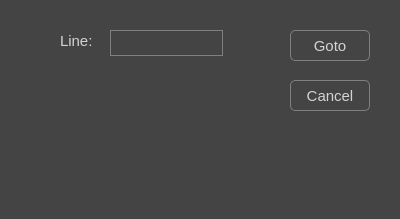
<?xml version="1.0" encoding="UTF-8"?>
<ui version="4.0">
 <class>UIGotoLineDialog</class>
 <widget class="QDialog" name="UIGotoLineDialog">
  <property name="geometry">
   <rect>
    <x>0</x>
    <y>0</y>
    <width>400</width>
    <height>219</height>
   </rect>
  </property>
  <property name="windowTitle">
   <string>Goto Line</string>
  </property>
  <property name="styleSheet">
   <string notr="true">color: lightGray; background-color: rgb(68, 68, 68); font: 11pt;</string>
  </property>
  <widget class="QLabel" name="labelGotoLine">
   <property name="geometry">
    <rect>
     <x>60</x>
     <y>30</y>
     <width>41</width>
     <height>21</height>
    </rect>
   </property>
   <property name="styleSheet">
    <string notr="true">background-color: transparent;</string>
   </property>
   <property name="text">
    <string>Line:</string>
   </property>
  </widget>
  <widget class="QLineEdit" name="lineEditGotoLine">
   <property name="geometry">
    <rect>
     <x>110</x>
     <y>30</y>
     <width>113</width>
     <height>26</height>
    </rect>
   </property>
   <property name="styleSheet">
    <string notr="true">border: 1px solid gray; selection-color: lightGray</string>
   </property>
  </widget>
  <widget class="QPushButton" name="pushButtonOk">
   <property name="geometry">
    <rect>
     <x>290</x>
     <y>30</y>
     <width>80</width>
     <height>31</height>
    </rect>
   </property>
   <property name="styleSheet">
    <string notr="true">QPushButton{border: 1px solid gray;border-radius:5px;} QPushButton:hover{ border-color: lightgray; background-color: rgb(54, 54, 54);} QPushButton:pressed{ background-color: rgb(28, 28, 28); }</string>
   </property>
   <property name="text">
    <string>Goto</string>
   </property>
  </widget>
  <widget class="QPushButton" name="pushButtonCacel">
   <property name="geometry">
    <rect>
     <x>290</x>
     <y>80</y>
     <width>80</width>
     <height>31</height>
    </rect>
   </property>
   <property name="styleSheet">
    <string notr="true">QPushButton{border: 1px solid gray;border-radius:5px;} QPushButton:hover{ border-color: lightgray; background-color: rgb(54, 54, 54);} QPushButton:pressed{ background-color: black; }</string>
   </property>
   <property name="text">
    <string>Cancel</string>
   </property>
  </widget>
 </widget>
 <resources/>
 <connections/>
</ui>
